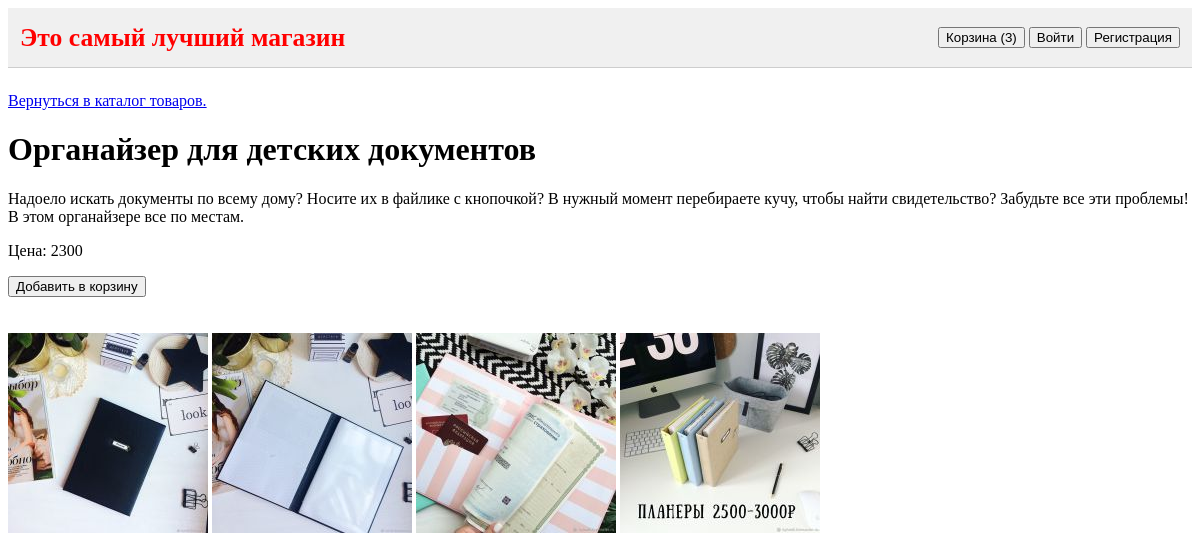
The page /catalog_one.php?id=3 on the database its author committed.
### tables this page shows
CREATE TABLE `catalog` (
  `id_prod` tinyint(3) UNSIGNED NOT NULL,
  `name` varchar(128) NOT NULL,
  `text` text NOT NULL,
  `price` smallint(6) NOT NULL
);

CREATE TABLE `catalog_img` (
  `id_img` tinyint(3) UNSIGNED NOT NULL,
  `id_prod` tinyint(3) UNSIGNED NOT NULL,
  `img` varchar(64) NOT NULL
);

### global/fns/fns_render.php (called while the page is built)
<?php
function renderBasket($template, $params = []) {
  extract($params);
  require TEMPLATE_DIR . $template . ".php";
}

### www/catalog_one.php (called while the page is built, shortened)
<?php
include GLOBAL_DIR . "onload.php";
$arrProduct = getProduct($_GET['id']);
$arrProductImg = getProductImg($arrProduct['id_prod']);
renderBasket("catalog_one", ['arrProduct' => $arrProduct, 'arrProductImg' => $arrProductImg]);

### global/fns/fns_db.php (called while the page is built, shortened)
<?php
function my_connect() {
  static $connect = null;
  if (is_null($connect)) {
    $connect = mysqli_connect(HOST_MySQL, LOGIN_MySQL, PASS_MySQL, NAME_DB);
  }
  return $connect;
}
function my_query($query) {
  if (!$result = mysqli_query(my_connect(), $query)) {
    exit("Ошибка: Ошибка запроса в базу данных. Повторите попытку позже.");
  }
  return $result;
}

### global/fns/fns_basket.php (called while the page is built, shortened)
<?php
function getAmountBasket() {
  $result = my_query("select sum(amount) as sum from basket");
  return mysqli_fetch_assoc($result)['sum'];
}

### global/onload.php (called while the page is built, shortened)
<?php
define("AMOUNT_BASKET", getAmountBasket());

### global/fns/fns_catalog.php (called while the page is built, shortened)
<?php
function getProduct($id) {
  $conn = my_query("select * from catalog where id_prod = '{$id}'");
  return mysqli_fetch_assoc($conn);
}
function getProductImg($id) {
  $conn = my_query("select img from catalog_img where id_prod = '{$id}'");
  return mysqli_fetch_all($conn, MYSQLI_ASSOC);
}

### template/catalog_one.php (the view, shortened to what this page needs)
<!doctype html>
<html lang="ru">
<head>
  <link rel="stylesheet" href="./global/css/style.css">
</head>
<body>
  <?php
  include "header.php"
  ?>
  <a href="index.php">Вернуться в каталог товаров.</a>
  <h1><?= $arrProduct['name'] ?></h1>
  <p><?= $arrProduct['text'] ?></p>
  <p>Цена: <?= $arrProduct['price'] ?></p>
  <form action="<?= $_SERVER['REQUEST_URI'] ?>" method="post" style="margin-bottom: 36px">
    <input type="submit" name="submitAddBasket" class="submit" value="Добавить в корзину">
  </form>
  <?php foreach ($arrProductImg as $value): ?>
    <a href="./images/big/<?= $value['img'] ?>" target="_blank" style="display: inline-block;">
      <img src="./images/small/<?= $value['img'] ?>" alt="">
    </a>
  <?php endforeach; ?>
</body>
</html>

### www/global/css/style.css (style rules this page uses)
* { box-sizing: border-box }
input, textarea { display: block; margin: 4px 0; width: 400px; }
.submit { margin-top: 12px; width: auto; }

### rows shown on the page
catalog: name "Органайзер для детских документов", text "Надоело искать документы по всему дому? Носите их в файлике с кнопочкой? В нужный момент перебираете кучу, чтобы найти свидетельство? Забудьте все эти проблемы! В этом органайзере все по местам.", price "2300"
catalog_img: img (picture)
catalog_img: img (picture)
catalog_img: img (picture)
catalog_img: img (picture)

### other values the page prints
AMOUNT_BASKET "3"
